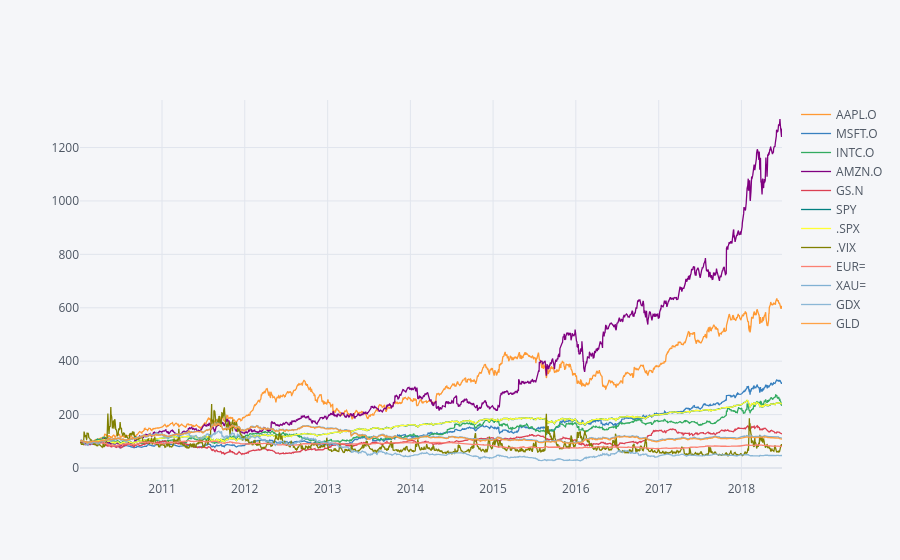

This figure's notebook cell:
### Markdown cell above
### Plotting the Data

### Code cell
data.normalize().iplot(kind='lines')

### Figure 1 — Plotly figure (JSON) as saved in the notebook; plotly's stock layout.template omitted (floating-point values rounded to 4 significant figures; data arrays with more than 128 entries replaced by an {"elided": "..."} marker saying what was removed)
{"data": [{"line": {"color": "rgba(255, 153, 51, 1.0)", "dash": "solid", "shape": "linear", "width": 1.3}, "mode": "lines", "name": "AAPL.O", "text": "", "x": {"elided": "2138 str values"}, "y": {"elided": "2138 float values"}, "type": "scatter"}, {"line": {"color": "rgba(55, 128, 191, 1.0)", "dash": "solid", "shape": "linear", "width": 1.3}, "mode": "lines", "name": "MSFT.O", "text": "", "x": {"elided": "2138 str values"}, "y": {"elided": "2138 float values"}, "type": "scatter"}, {"line": {"color": "rgba(50, 171, 96, 1.0)", "dash": "solid", "shape": "linear", "width": 1.3}, "mode": "lines", "name": "INTC.O", "text": "", "x": {"elided": "2138 str values"}, "y": {"elided": "2138 float values"}, "type": "scatter"}, {"line": {"color": "rgba(128, 0, 128, 1.0)", "dash": "solid", "shape": "linear", "width": 1.3}, "mode": "lines", "name": "AMZN.O", "text": "", "x": {"elided": "2138 str values"}, "y": {"elided": "2138 float values"}, "type": "scatter"}, {"line": {"color": "rgba(219, 64, 82, 1.0)", "dash": "solid", "shape": "linear", "width": 1.3}, "mode": "lines", "name": "GS.N", "text": "", "x": {"elided": "2138 str values"}, "y": {"elided": "2138 float values"}, "type": "scatter"}, {"line": {"color": "rgba(0, 128, 128, 1.0)", "dash": "solid", "shape": "linear", "width": 1.3}, "mode": "lines", "name": "SPY", "text": "", "x": {"elided": "2138 str values"}, "y": {"elided": "2138 float values"}, "type": "scatter"}, {"line": {"color": "rgba(255, 255, 51, 1.0)", "dash": "solid", "shape": "linear", "width": 1.3}, "mode": "lines", "name": ".SPX", "text": "", "x": {"elided": "2138 str values"}, "y": {"elided": "2138 float values"}, "type": "scatter"}, {"line": {"color": "rgba(128, 128, 0, 1.0)", "dash": "solid", "shape": "linear", "width": 1.3}, "mode": "lines", "name": ".VIX", "text": "", "x": {"elided": "2138 str values"}, "y": {"elided": "2138 float values"}, "type": "scatter"}, {"line": {"color": "rgba(251, 128, 114, 1.0)", "dash": "solid", "shape": "linear", "width": 1.3}, "mode": "lines", "name": "EUR=", "text": "", "x": {"elided": "2138 str values"}, "y": {"elided": "2138 float values"}, "type": "scatter"}, {"line": {"color": "rgba(128, 177, 211, 1.0)", "dash": "solid", "shape": "linear", "width": 1.3}, "mode": "lines", "name": "XAU=", "text": "", "x": {"elided": "2138 str values"}, "y": {"elided": "2138 float values"}, "type": "scatter"}, {"line": {"color": "rgba(128, 177, 211, 0.8999999999999999)", "dash": "solid", "shape": "linear", "width": 1.3}, "mode": "lines", "name": "GDX", "text": "", "x": {"elided": "2138 str values"}, "y": {"elided": "2138 float values"}, "type": "scatter"}, {"line": {"color": "rgba(255, 153, 51, 0.8999999999999999)", "dash": "solid", "shape": "linear", "width": 1.3}, "mode": "lines", "name": "GLD", "text": "", "x": {"elided": "2138 str values"}, "y": {"elided": "2138 float values"}, "type": "scatter"}], "layout": {"legend": {"bgcolor": "#F5F6F9", "font": {"color": "#4D5663"}}, "paper_bgcolor": "#F5F6F9", "plot_bgcolor": "#F5F6F9", "title": {"font": {"color": "#4D5663"}}, "xaxis": {"gridcolor": "#E1E5ED", "showgrid": true, "tickfont": {"color": "#4D5663"}, "title": {"font": {"color": "#4D5663"}, "text": ""}, "zerolinecolor": "#E1E5ED"}, "yaxis": {"gridcolor": "#E1E5ED", "showgrid": true, "tickfont": {"color": "#4D5663"}, "title": {"font": {"color": "#4D5663"}, "text": ""}, "zerolinecolor": "#E1E5ED"}}}
